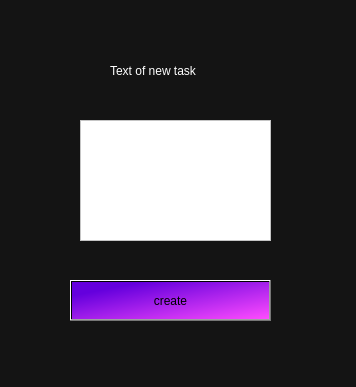
<?xml version="1.0" encoding="UTF-8"?>
<ui version="4.0">
 <class>create_new_task</class>
 <widget class="QDialog" name="create_new_task">
  <property name="geometry">
   <rect>
    <x>0</x>
    <y>0</y>
    <width>356</width>
    <height>387</height>
   </rect>
  </property>
  <property name="windowTitle">
   <string>Dialog</string>
  </property>
  <property name="styleSheet">
   <string notr="true">background-color:rgb(20, 20, 20);</string>
  </property>
  <widget class="QPushButton" name="create">
   <property name="geometry">
    <rect>
     <x>70</x>
     <y>280</y>
     <width>201</width>
     <height>41</height>
    </rect>
   </property>
   <property name="styleSheet">
    <string notr="true">background-color: qlineargradient(spread:pad, x1:0.159204, y1:0.205, x2:1, y2:1, stop:0 rgba(100, 0, 221, 255), stop:1 rgba(255, 76, 255, 255));</string>
   </property>
   <property name="text">
    <string>create</string>
   </property>
  </widget>
  <widget class="QLabel" name="label">
   <property name="geometry">
    <rect>
     <x>110</x>
     <y>50</y>
     <width>151</width>
     <height>41</height>
    </rect>
   </property>
   <property name="styleSheet">
    <string notr="true">color:white;</string>
   </property>
   <property name="text">
    <string>Text of new task</string>
   </property>
  </widget>
  <widget class="QTextEdit" name="text_of_new_task">
   <property name="geometry">
    <rect>
     <x>80</x>
     <y>120</y>
     <width>191</width>
     <height>121</height>
    </rect>
   </property>
   <property name="styleSheet">
    <string notr="true">background-color:white;</string>
   </property>
  </widget>
 </widget>
 <resources/>
 <connections/>
</ui>
